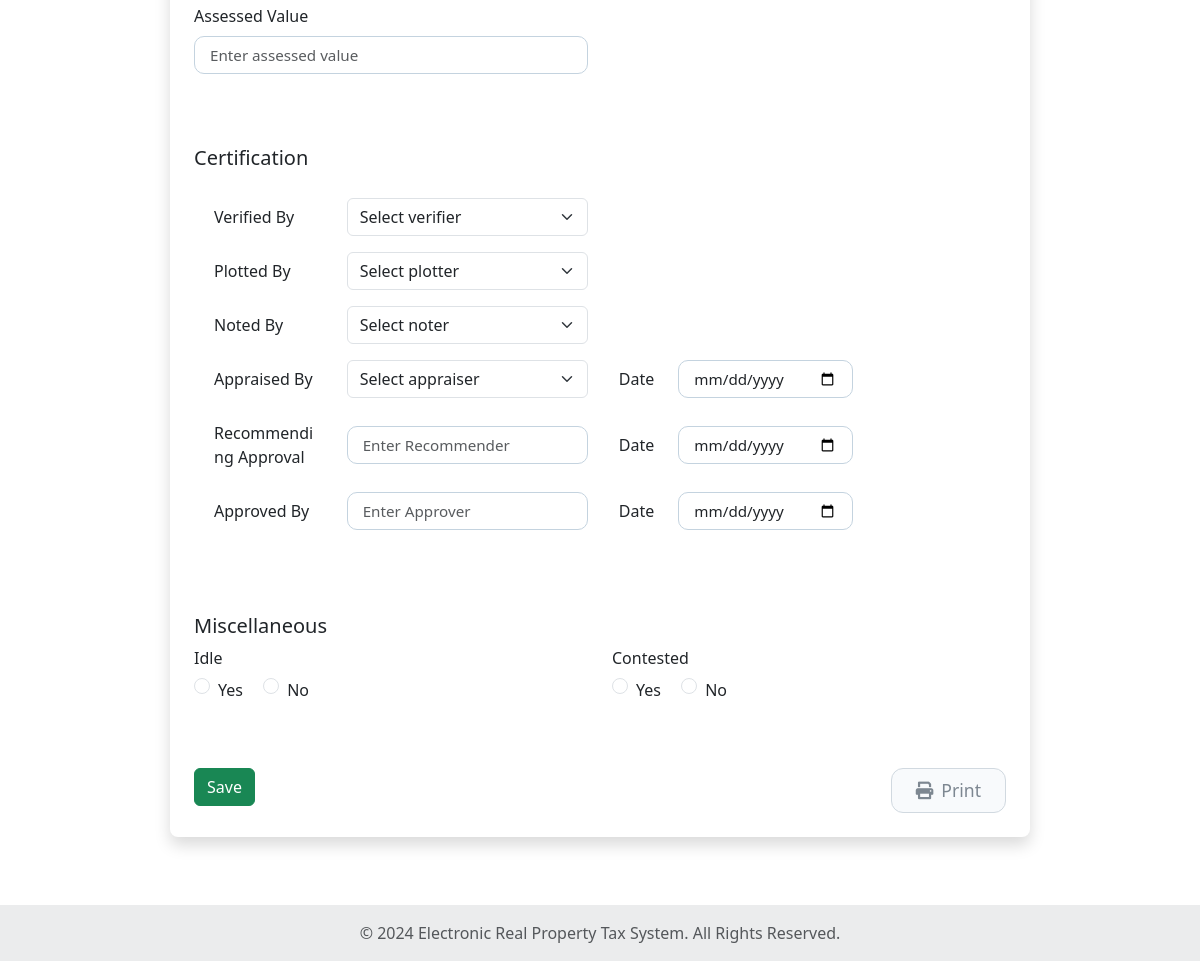
/Municipal/Land.php?p_id=162 (signed in, lower part), run on an earlier commit of the app's database.
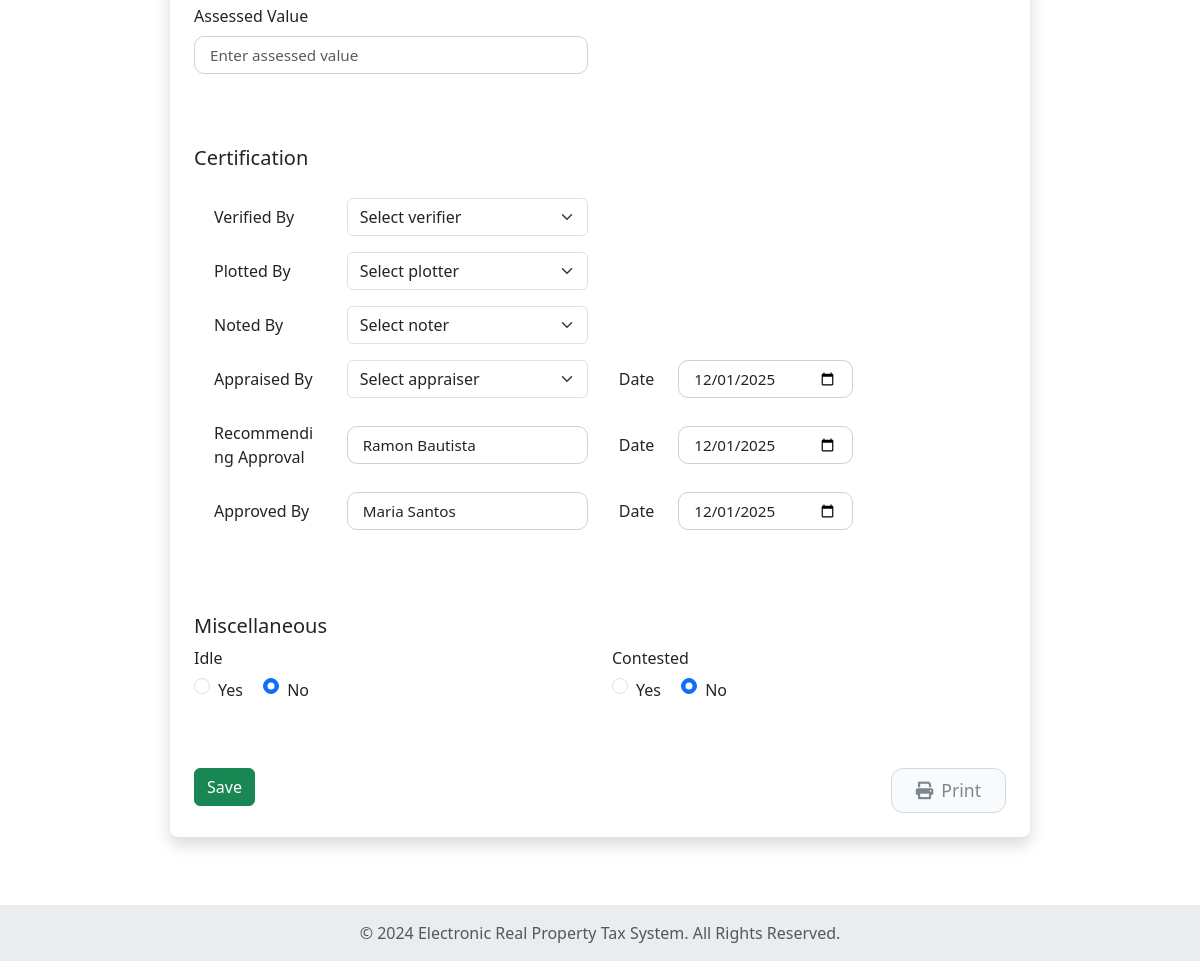
And on a later commit of the database.
### tables this page shows
CREATE TABLE `certification` (
  `cert_id` int(50) NOT NULL,
  `verified` varchar(50) NOT NULL,
  `noted` varchar(50) NOT NULL,
  `recom_approval` varchar(50) NOT NULL,
  `recom_date` date NOT NULL DEFAULT current_timestamp(),
  `plotted` varchar(50) NOT NULL,
  `appraised` varchar(50) NOT NULL,
  `appraised_date` date NOT NULL DEFAULT current_timestamp(),
  `approved` varchar(50) NOT NULL,
  `approved_date` date NOT NULL DEFAULT current_timestamp(),
  `idle` tinyint(4) NOT NULL,
  `contested` tinyint(4) NOT NULL,
  `land_id` int(10) NOT NULL
);

### Municipal/LAND.php (the view, shortened to what the changed rows need)
<?php
$conn = Database::getInstance();
$p_id = isset($_GET['p_id']) ? (int) $_GET['p_id'] : 0;
$faas_id = 0;
$query = $conn->prepare("SELECT faas_id FROM faas WHERE pro_id = ?");
$query->bind_param("i", $p_id);
$query->execute();
$query->bind_result($faas_id);
$land_data = [];
$land_query = $conn->prepare("SELECT * FROM land WHERE faas_id = ?");
$land_query->bind_param("i", $faas_id);
$land_query->execute();
$land_result = $land_query->get_result();
if ($land_result && $land_result->num_rows > 0) {
  $land_data = $land_result->fetch_assoc();
}
$land_id = $land_data['land_id'] ?? 0;
$cert_data = [];
if (!empty($land_id)) {
  $cert_query = $conn->prepare("SELECT * FROM certification WHERE land_id = ?");
  $cert_query->bind_param("i", $land_id);
  $cert_query->execute();
  $cert_result = $cert_query->get_result();
  if ($cert_result && $cert_result->num_rows > 0) {
    $cert_data = $cert_result->fetch_assoc();
  }
}
?>
<!doctype html>
<html lang="en">
<head>
  <link rel="stylesheet" href="https://cdnjs.cloudflare.com/ajax/libs/font-awesome/5.15.4/css/all.min.css">
  <link rel="stylesheet" href="https://cdn.jsdelivr.net/npm/bootstrap@4.1.3/dist/css/bootstrap.min.css"
>
  <link href="https://cdn.jsdelivr.net/npm/bootstrap@5.3.2/dist/css/bootstrap.min.css" rel="stylesheet">
  <link href="https://cdn.jsdelivr.net/npm/bootstrap@5.3.0-alpha1/dist/css/bootstrap.min.css" rel="stylesheet"
>
  <link rel="stylesheet" href="https://cdnjs.cloudflare.com/ajax/libs/font-awesome/6.0.0/css/all.min.css">
  <link rel="stylesheet" href="../main_layout.css">
  <link rel="stylesheet" href="header.css">
  <link rel="stylesheet" href="../FAAS.css">
</head>
<body>
  <section class="container my-5" id="land-section">
    <div class="card border-0 shadow p-4 rounded-3">
      <form method="POST" action="">
        <div class="container">
          <div class="row">
            <div class="col-12">
              <div class="row mb-3 align-items-center">
                <div class="col-md-3">
                  <input type="date" name="appraisal_date" class="form-control"
                    value="<?= htmlspecialchars($cert_data['appraised_date'] ?? '') ?>">
                </div>
              </div>
              <div class="row mb-3 align-items-center">
                <div class="col-md-4">
                  <input type="text" name="recommending_approval" class="form-control" placeholder="Enter Recommender"
                    value="<?= htmlspecialchars($cert_data['recom_approval'] ?? '') ?>">
                </div>
                <div class="col-md-3">
                  <input type="date" name="recommendation_date" class="form-control"
                    value="<?= htmlspecialchars($cert_data['recom_date'] ?? '') ?>">
                </div>
              </div>
              <div class="row mb-3 align-items-center">
                <div class="col-md-4">
                  <input type="text" name="approved_by" class="form-control" placeholder="Enter Approver"
                    value="<?= htmlspecialchars($cert_data['approved'] ?? '') ?>">
                </div>
                <div class="col-md-3">
                  <input type="date" name="approval_date" class="form-control"
                    value="<?= htmlspecialchars($cert_data['approved_date'] ?? '') ?>">
                </div>
              </div>
            </div>
          </div>
        </div>
        <div class="row">
          <div class="col-md-6 mb-4">
            <div class="mb-3">
              <div class="form-check form-check-inline">
                <input class="form-check-input" type="radio" name="idleStatus" id="idleYes" value="yes"
                  <?= (isset($cert_data['idle']) && $cert_data['idle'] == 1) ? 'checked' : '' ?>>
                <label class="form-check-label" for="idleYes">Yes</label>
              </div>
              <div class="form-check form-check-inline">
                <input class="form-check-input" type="radio" name="idleStatus" id="idleNo" value="no"
                  <?= (isset($cert_data['idle']) && $cert_data['idle'] == 0) ? 'checked' : '' ?>>
                <label class="form-check-label" for="idleNo">No</label>
              </div>
            </div>
          </div>
          <div class="col-md-6 mb-4">
            <div class="mb-3">
              <div class="form-check form-check-inline">
                <input class="form-check-input" type="radio" name="contestedStatus" id="contestedYes" value="yes"
                  <?= (isset($cert_data['contested']) && $cert_data['contested'] == 1) ? 'checked' : '' ?>>
                <label class="form-check-label" for="contestedYes">Yes</label>
              </div>
              <div class="form-check form-check-inline">
                <input class="form-check-input" type="radio" name="contestedStatus" id="contestedNo" value="no"
                  <?= (isset($cert_data['contested']) && $cert_data['contested'] == 0) ? 'checked' : '' ?>>
                <label class="form-check-label" for="contestedNo">No</label>
              </div>
            </div>
          </div>
        </div>
      </form>
    </div>
  </section>
</body>
</html>

What changed in the data, as far as the page shows it:
added certification: appraisal_date "12/01/2025", recommending_approval "Ramon Bautista", recommendation_date "12/01/2025", approved_by "Maria Santos", approval_date "12/01/2025", idle "☐ Yes", idle "☑ No", contested "☐ Yes", contested "☑ No"
Also different on the page:
form field idleStatus: "☐ Yes" → (not shown)
form field idleStatus: "☐ No" → (not shown)
form field contestedStatus: "☐ Yes" → (not shown)
form field contestedStatus: "☐ No" → (not shown)
